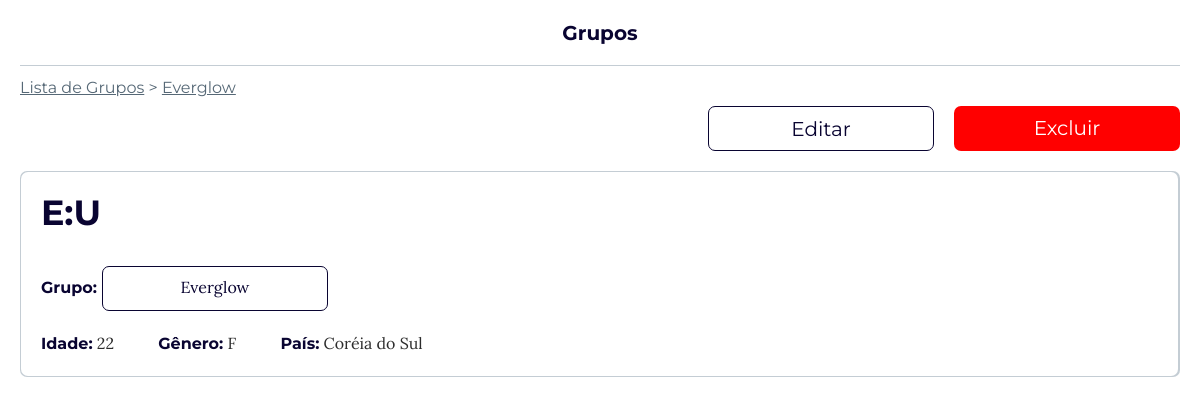
/visualizarArtista/13, run on the app's committed database.
### grupos/models.py (models this page shows, shortened)
class Artista(models.Model):
    nome = models.CharField("Nome do Artista", max_length=100, unique=True)
    grupo = models.ForeignKey(Grupo, verbose_name="Grupo do Artista", on_delete=models.CASCADE)
    idade = models.PositiveIntegerField("Idade do Artista")
    GENDER_CHOICES = ((u'M', u'Masculino'),
                      (u'F', u'Feminino'),)
    genero = models.CharField(max_length=2, verbose_name="Gênero do Artista", choices=GENDER_CHOICES)
    pais = models.CharField("País do Artista", max_length=100)

class Grupo(models.Model):
    nome = models.CharField("Nome do Grupo", max_length=100, unique=True)
    debut = models.DateField("Debut do Grupo")
    resumo = models.TextField("Resumo do Grupo")

### grupos/views.py (the view)
# urls.py: path('visualizarArtista/<int:id>', visualizarArtista),
def visualizarArtista(request, id=None):
    artista = get_object_or_404(Artista, id=id)
    return render(request, "grupos/visualizarArtista.html", {'artista':artista})

### templates/grupos/visualizarArtista.html (shortened to what this page needs)
{% extends 'base.html' %}
{% block content %}
<li class="divVoltar"><a class="botaoVoltar" href="/grupos">Lista de Grupos</a>
                      <span> > </span>
                      <a class="botaoVoltar" href="/visualizarGrupo/{{ artista.grupo.id }}"> {{ artista.grupo.nome }} </a></li>
<div class="divVBotoesArtista">
    <div class="botoesArtista">
        <a class="opcoesVEditarArtista" href="/editarArtista/{{ artista.id }}">Editar</a>
        <a class="opcoesVExcluirArtista" href="/excluirArtista/{{ artista.id }}">Excluir</a>
    </div>
</div>
<section class="sectionVArtista">
    <div class="divVArtista">
        <div class="artistaVInformacoes">
            <h1><strong> {{ artista.nome}} </strong></h1><br>
            <div>
                <strong>Grupo:</strong><a href="/visualizarGrupo/{{ artista.grupo.id }}"> {{ artista.grupo.nome }} </a>
            </div>
            <div>
                <strong>Idade:</strong> <span>{{ artista.idade}}</span>
                <strong>Gênero:</strong> <span>{{ artista.genero}}</span>
                <strong>País:</strong> <span>{{ artista.pais}} </span>
            </div>
        </div>
    </div>
</section>
{% endblock content %}

### static/css/styleBase.css (style rules this page uses)
body, ul, li, p { list-style: none; height: 100%; min-height: 100%; margin: 0px; padding: 0px; }
body { color: #090431; background-color: #ffffff; font-size: 16px; font-family: 'Montserrat', sans-serif; }
h1 { font-size: 35px; }
.divVoltar { max-width: 1250px; width: 100%; margin: 10px auto 0px; padding: 0px 20px; height: 30px; }
.divVoltar > span { color: #566876; }
.botaoVoltar { color: #566876; text-decoration: none; text-decoration: underline; }

### static/css/styleVisualizarArtista.css (style rules this page uses)
.divVBotoesArtista { max-width: 1250px; width: 100%; margin: auto; padding: 0px 20px; display: flex; justify-content: right; }
.botoesArtista { width: auto; height: auto; display: flex; }
.opcoesVEditarArtista { width: 226px; height: 45px; padding-top: 7px; margin-right: 20px; text-align: center; font-size: 20px; border-radius: 7px; color: #090431; border: 1px solid #090431; }
.opcoesVExcluirArtista { width: 226px; height: 45px; padding-top: 7px; text-align: center; font-size: 20px; border-radius: 7px; color: #ffffff; background-color: #ff0000; }
.sectionVArtista { max-width: 1250px; width: 100%; margin: auto; height: auto; padding: 20px 20px; display: flex; flex-wrap: wrap; }
.divVArtista { width: 100%; padding: 1px; display: flex; flex-wrap: wrap; border-radius: 7px; background-color: #c4cdd4; }
.artistaVInformacoes { flex: 3; margin-right: 1px; padding: 20px; border-radius: 7px; color: #090431; background-color: #ffffff; }
.artistaVInformacoes > div:last-child { margin-top: 20px; }
.artistaVInformacoes > div:last-child > span { margin-right: 40px; font-family: 'Lora', serif; color: #2c2c2c; }
.artistaVInformacoes > div > a { display: inline-block; width: 226px; height: 45px; padding-top: 8px; margin-right: 20px; margin-left: 5px; text-align: center; font-family: 'Lora', serif; border-radius: 7px; color: #090431; border:1px solid #090431; }

### data on the page
Artista: grupo.nome "Everglow", nome "E:U", idade "22", genero "F", pais "Coréia do Sul"
